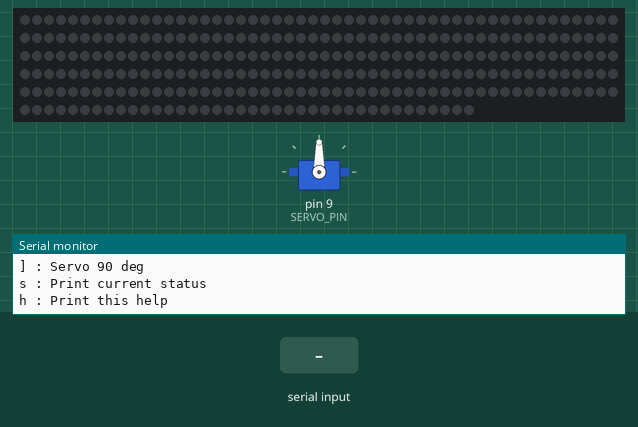
Simulated run of this sketch. Board: Arduino Uno, built with avr-gcc and run on an emulated ATmega328P. Parts: 288 RGB LEDs in strip order, left to right, continuing on the next row, servo, the last lines printed to the serial monitor. The test bench sets the inputs (shaded band). Dim RGB values are drawn brighter than linear.

Above: at 1.2 s.
1.3 s: "w\n" received over Serial
At 2.5 s:
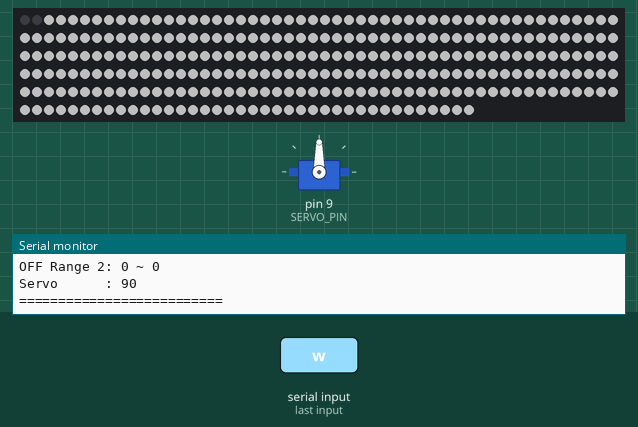
2.8 s: byte 114 ('r') received over Serial
At 3.9 s:
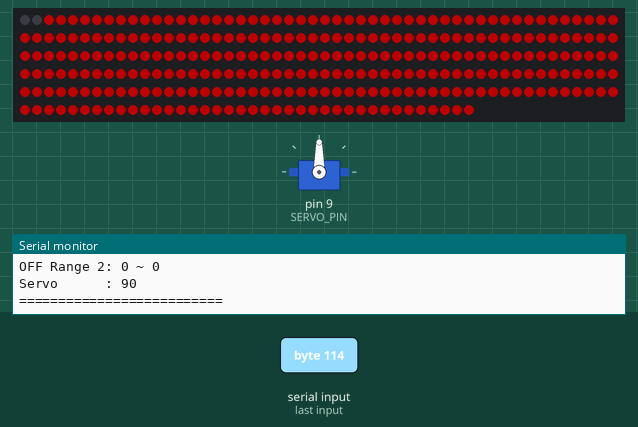
4.3 s: byte 103 ('g') received over Serial
At 5.0 s:
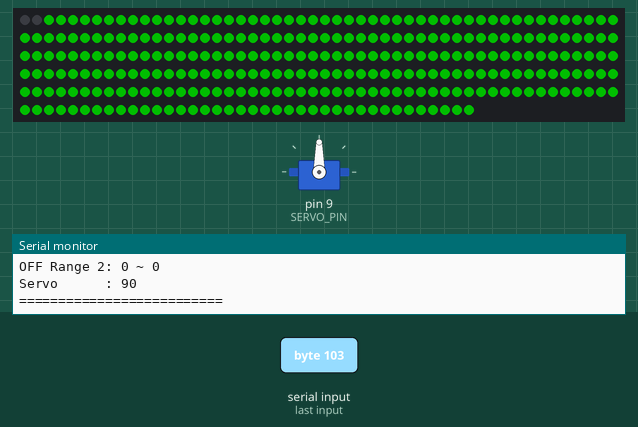
5.8 s: byte 98 ('b') received over Serial
At 6.2 s:
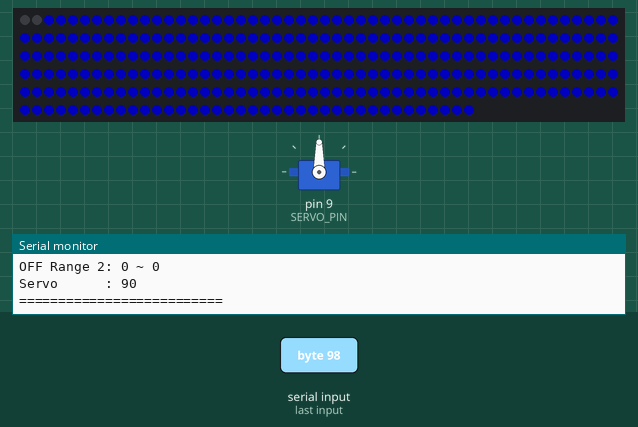
7.3 s: byte 91 ('[') received over Serial
At 7.6 s:
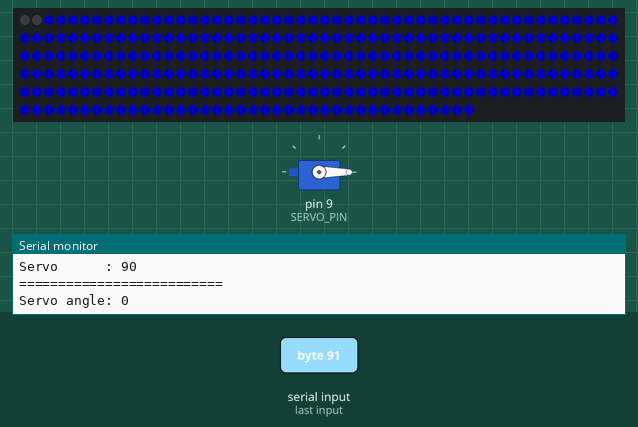
8.8 s: byte 50 ('2') received over Serial
At 9.7 s:
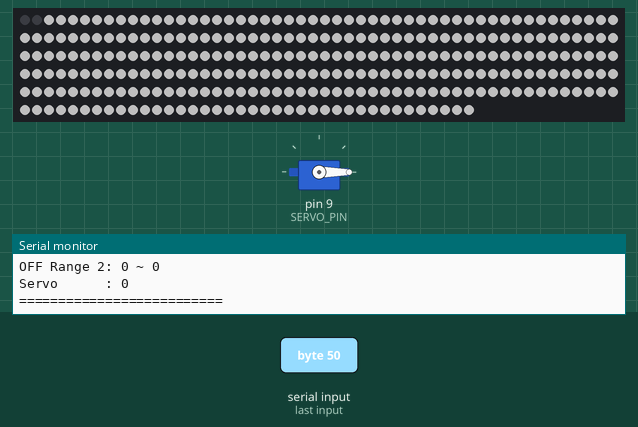
Timing chart, 0 to 11.3 s (numbered marks = the images above; inputs shaded):
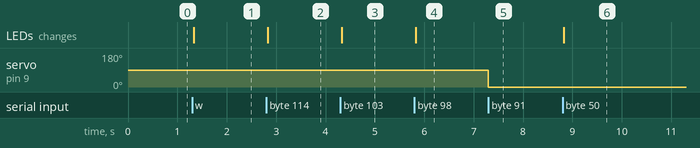

Measured:
- after the input at 1.3 s, the LEDs: change at once (image 1)
- after the input at 2.8 s, the LEDs: change at once (image 2)
- after the input at 4.3 s, the LEDs: change at once (image 3)
- after the input at 5.8 s, the LEDs: change at once (image 4)
- after the input at 7.3 s, servo on pin 9 (SERVO_PIN): 90° → 0° at once
- after the input at 8.8 s, the LEDs: change at once (image 6)

The sketch:

sketch_aug20a.ino
```cpp
#include <Arduino.h>
#include <Adafruit_NeoPixel.h>
#include <Servo.h>

constexpr uint8_t LED_PIN = 6;
constexpr uint16_t NUM_PIXELS = 288;

constexpr uint8_t MIN_BRIGHTNESS = 0;
constexpr uint8_t MAX_SAFE_BRIGHTNESS = 80;
constexpr uint8_t BRIGHTNESS_STEP = 1;

constexpr uint16_t OFF_RANGE1_START = 0;
constexpr uint16_t OFF_RANGE1_END   = 1;
constexpr uint16_t OFF_RANGE2_START = 0;
constexpr uint16_t OFF_RANGE2_END   = 0;

constexpr uint8_t SERVO_PIN = 9;
constexpr uint8_t SERVO_POS_A = 0;
constexpr uint8_t SERVO_POS_B = 90;
constexpr uint16_t SERVO_HOLD_MS = 600;

Adafruit_NeoPixel pixels(NUM_PIXELS, LED_PIN, NEO_GRB + NEO_KHZ800);
Servo sg90;

uint8_t currentBrightness = 80;
uint8_t currentRed = 0;
uint8_t currentGreen = 0;
uint8_t currentBlue = 0;

uint8_t servoAngle = SERVO_POS_B;
unsigned long servoMoveTime = 0;
bool servoAttached = false;

bool isForcedOff(uint16_t index)
{
bool range1 = (index >= OFF_RANGE1_START && index <= OFF_RANGE1_END);
bool range2 = (index >= OFF_RANGE2_START && index <= OFF_RANGE2_END);
return range1 || range2;
}

void applyLighting()
{
pixels.setBrightness(currentBrightness);

for (uint16_t i = 0; i < NUM_PIXELS; i++)
{
    if (isForcedOff(i))
    {
        pixels.setPixelColor(i, pixels.Color(0, 0, 0));
        continue;
    }

    pixels.setPixelColor(
        i,
        pixels.Color(currentRed, currentGreen, currentBlue)
    );
}

pixels.show();


}

void setAllColor(uint8_t red, uint8_t green, uint8_t blue)
{
currentRed = red;
currentGreen = green;
currentBlue = blue;


applyLighting();


}

void servoWrite(uint8_t angle)
{
servoAngle = angle;


if (!servoAttached)
{
    sg90.attach(SERVO_PIN);
    servoAttached = true;
}

sg90.write(servoAngle);
servoMoveTime = millis();

Serial.print("Servo angle: ");
Serial.println(servoAngle);


}

void servoUpdate()
{
if (servoAttached && millis() - servoMoveTime > SERVO_HOLD_MS)
{
sg90.detach();
servoAttached = false;
}
}

void printStatus()
{
Serial.println();
Serial.println("===== Current Status =====");


Serial.print("Brightness : ");
Serial.println(currentBrightness);

Serial.print("RGB        : ");
Serial.print(currentRed);
Serial.print(", ");
Serial.print(currentGreen);
Serial.print(", ");
Serial.println(currentBlue);

Serial.print("OFF Range 1: ");
Serial.print(OFF_RANGE1_START);
Serial.print(" ~ ");
Serial.println(OFF_RANGE1_END);

Serial.print("OFF Range 2: ");
Serial.print(OFF_RANGE2_START);
Serial.print(" ~ ");
Serial.println(OFF_RANGE2_END);

Serial.print("Servo      : ");
Serial.println(servoAngle);

Serial.println("==========================");
Serial.println();


}

void printHelp()
{
Serial.println();
Serial.println("=== LED + Servo Controller ===");


Serial.println("w : White");
Serial.println("r : Red");
Serial.println("g : Green");
Serial.println("b : Blue");
Serial.println("1 : Bluish-white test mode");
Serial.println("2 : Neutral-white test mode");
Serial.println("0 : All LEDs off");
Serial.println("+ : Increase brightness");
Serial.println("- : Decrease brightness");
Serial.println("[ : Servo 0 deg");
Serial.println("] : Servo 90 deg");
Serial.println("s : Print current status");
Serial.println("h : Print this help");

Serial.println();


}

void setup()
{
Serial.begin(115200);


pixels.begin();
pixels.clear();
pixels.setBrightness(currentBrightness);
pixels.show();

sg90.attach(SERVO_PIN);
sg90.write(servoAngle);
servoAttached = true;
servoMoveTime = millis();

Serial.println();
Serial.println("Controller started.");
Serial.println("LEDs are initially OFF.");

printHelp();


}

void loop()
{
servoUpdate();


if (Serial.available() <= 0)
{
    return;
}

const char command = Serial.read();

if (command == '\n' || command == '\r')
{
    return;
}

switch (command)
{
    case 'w':
    case 'W':
        setAllColor(255, 255, 255);
        Serial.println("Mode: White");
        printStatus();
        break;

    case 'r':
    case 'R':
        setAllColor(255, 0, 0);
        Serial.println("Mode: Red");
        printStatus();
        break;

    case 'g':
    case 'G':
        setAllColor(0, 255, 0);
        Serial.println("Mode: Green");
        printStatus();
        break;

    case 'b':
    case 'B':
        setAllColor(0, 0, 255);
        Serial.println("Mode: Blue");
        printStatus();
        break;

    case '1':
        setAllColor(120, 120, 255);
        Serial.println("Mode: Bluish White");
        printStatus();
        break;

    case '2':
        setAllColor(255, 255, 255);
        Serial.println("Mode: Neutral White");
        printStatus();
        break;

    case '0':
        setAllColor(0, 0, 0);
        Serial.println("Mode: All LEDs OFF");
        printStatus();
        break;

    case '+':
        if (currentBrightness <= MAX_SAFE_BRIGHTNESS - BRIGHTNESS_STEP)
        {
            currentBrightness += BRIGHTNESS_STEP;
        }
        else
        {
            currentBrightness = MAX_SAFE_BRIGHTNESS;
        }
        applyLighting();
        Serial.println("Brightness increased.");
        printStatus();
        break;

    case '-':
        if (currentBrightness >= BRIGHTNESS_STEP)
        {
            currentBrightness -= BRIGHTNESS_STEP;
        }
        else
        {
            currentBrightness = MIN_BRIGHTNESS;
        }
        applyLighting();
        Serial.println("Brightness decreased.");
        printStatus();
        break;

    case '[':
        servoWrite(SERVO_POS_A);
        break;

    case ']':
        servoWrite(SERVO_POS_B);
        break;

    case 's':
    case 'S':
        printStatus();
        break;

    case 'h':
    case 'H':
        printHelp();
        break;

    default:
        Serial.print("Unknown command: ");
        Serial.println(command);
        break;
}


}
```
